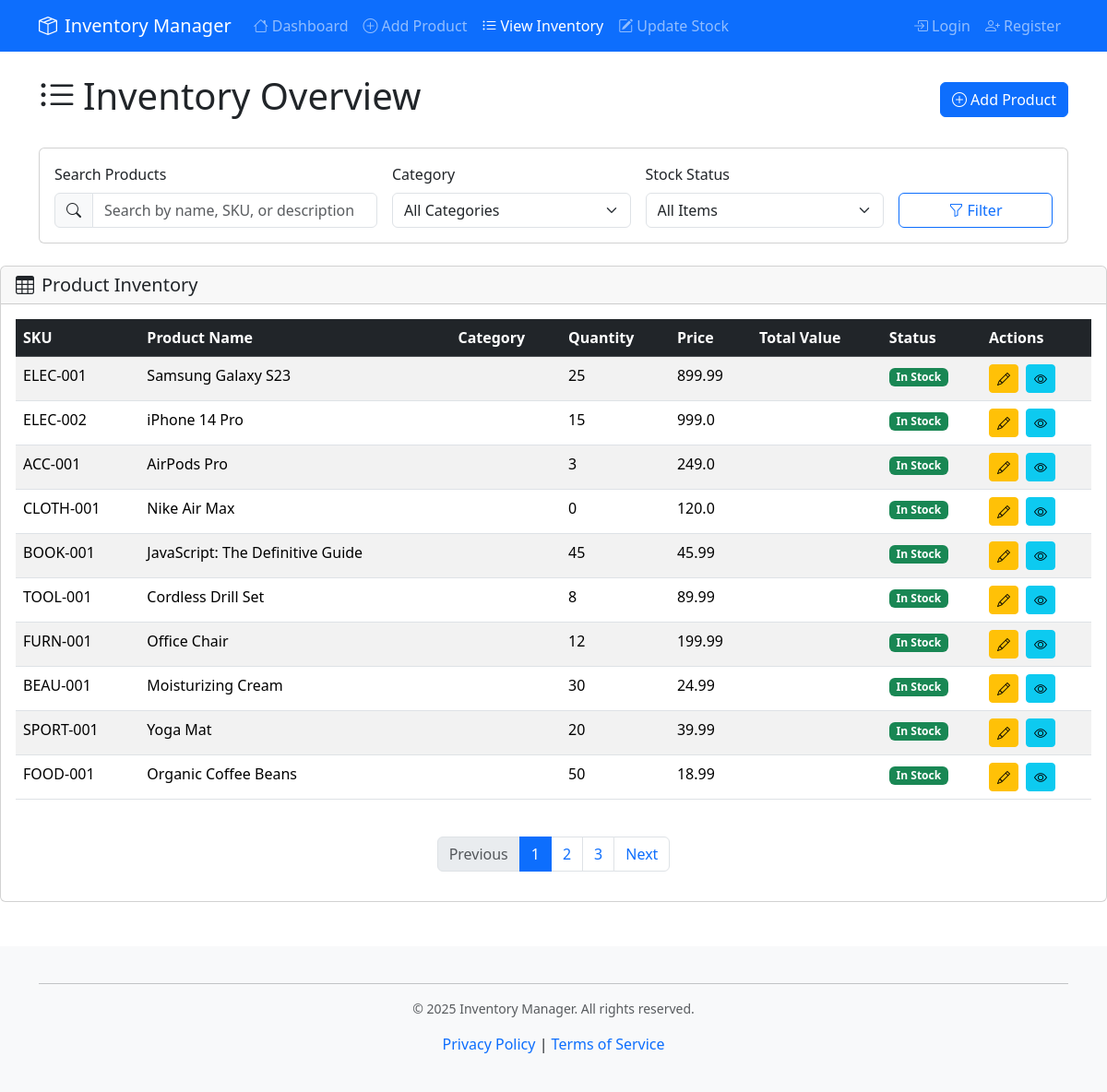
The app's page /view_inventory with its own data.
### tables this page shows
CREATE TABLE products (
    product_id INTEGER PRIMARY KEY AUTOINCREMENT,
    sku TEXT UNIQUE NOT NULL,
    product_name TEXT NOT NULL,
    category_id INTEGER,
    quantity INTEGER NOT NULL DEFAULT 0,
    price REAL NOT NULL CHECK (price >= 0),
    description TEXT,
    supplier TEXT,
    min_stock_level INTEGER DEFAULT 0,
    max_stock_level INTEGER,
    created_at DATETIME DEFAULT CURRENT_TIMESTAMP,
    updated_at DATETIME DEFAULT CURRENT_TIMESTAMP,
    FOREIGN KEY (category_id) REFERENCES product_categories(category_id)
);

### app.py (the view)
@app.route('/view_inventory')
def view_inventory():
    conn = sqlite3.connect('inventory.db')
    conn.row_factory = sqlite3.Row
    products = conn.execute('SELECT sku, product_name,quantity, price FROM products').fetchall()
    conn.close()
    return render_template('view-inventory.html',products=products)

### templates/view-inventory.html (shortened to what this page needs)
<!DOCTYPE html>
<html lang="en">
<head>
    <link href="https://cdn.jsdelivr.net/npm/bootstrap@5.3.8/dist/css/bootstrap.min.css" rel="stylesheet">
    <link href="https://cdn.jsdelivr.net/npm/bootstrap-icons@1.11.1/font/bootstrap-icons.css" rel="stylesheet">
</head>
<body>
    <header>
        <nav class="navbar navbar-expand-lg navbar-dark bg-primary" role="navigation" aria-label="Main navigation">
        <div class="container">
            <a class="navbar-brand" href="index.html">
                <i class="bi bi-box-seam me-2"></i>Inventory Manager
            </a>
            <div class="collapse navbar-collapse" id="navbarNav">
                <ul class="navbar-nav me-auto">
                    <li class="nav-item">
                        <a class="nav-link" href="index.html">
                            <i class="bi bi-house me-1"></i>Dashboard
                        </a>
                    </li>
                    <li class="nav-item">
                        <a class="nav-link" href="add-product.html">
                            <i class="bi bi-plus-circle me-1"></i>Add Product
                        </a>
                    </li>
                    <li class="nav-item">
                        <a class="nav-link active" href="view-inventory.html">
                            <i class="bi bi-list-ul me-1"></i>View Inventory
                        </a>
                    </li>
                    <li class="nav-item">
                        <a class="nav-link" href="update-stock.html">
                            <i class="bi bi-pencil-square me-1"></i>Update Stock
                        </a>
                    </li>
                </ul>
                <ul class="navbar-nav">
                    <li class="nav-item">
                        <a class="nav-link" href="login.html">
                            <i class="bi bi-box-arrow-in-right me-1"></i>Login
                        </a>
                    </li>
                    <li class="nav-item">
                        <a class="nav-link" href="register.html">
                            <i class="bi bi-person-plus me-1"></i>Register
                        </a>
                    </li>
                </ul>
            </div>
        </div>
    </nav>
    <div class="container mt-4">
        <div class="row">
            <div class="col-12">
                <div class="d-flex justify-content-between align-items-center mb-4">
                    <h1>
                        <i class="bi bi-list-ul me-2"></i>Inventory Overview
                    </h1>
                    <a href="add-product.html" class="btn btn-primary">
                        <i class="bi bi-plus-circle me-1"></i>Add Product
                    </a>
                </div>
            </div>
        </div>
        <div class="row mb-4">
            <div class="col-12">
                <div class="card">
                    <div class="card-body">
                        <div class="row g-3">
                            <div class="col-md-4">
                                <label for="searchInput" class="form-label">Search Products</label>
                                <div class="input-group">
                                    <span class="input-group-text">
                                        <i class="bi bi-search"></i>
                                    </span>
                                    <input type="text" class="form-control" id="searchInput" placeholder="Search by name, SKU, or description">
                                </div>
                            </div>
                            <div class="col-md-3">
                                <label for="categoryFilter" class="form-label">Category</label>
                                <select class="form-select" id="categoryFilter">
                                    <option value="">All Categories</option>
                                </select>
                            </div>
                            <div class="col-md-3">
                                <label for="stockFilter" class="form-label">Stock Status</label>
                                <select class="form-select" id="stockFilter">
                                    <option value="">All Items</option>
                                </select>
                            </div>
                            <div class="col-md-2">
                                <label class="form-label">&nbsp;</label>
                                <div class="d-grid">
                                    <button type="button" class="btn btn-outline-primary">
                                        <i class="bi bi-funnel me-1"></i>Filter
                                    </button>
                                </div>
                            </div>
                        </div>
                    </div>
                </div>
            </div>
        </div>
</div>
        <div class="row">
            <div class="col-12">
                <div class="card">
                    <div class="card-header">
                        <h5 class="mb-0">
                            <i class="bi bi-table me-2"></i>Product Inventory
                        </h5>
                    </div>
                    <div class="card-body">
                        <div class="table-responsive">
                            <table class="table table-striped table-hover">
                                <thead class="table-dark">
                                    <tr>
                                        <th scope="col">SKU</th>
                                        <th scope="col">Product Name</th>
                                        <th scope="col">Category</th>
                                        <th scope="col">Quantity</th>
                                        <th scope="col">Price</th>
                                        <th scope="col">Total Value</th>
                                        <th scope="col">Status</th>
                                        <th scope="col">Actions</th>
                                    </tr>
                                </thead>
                                <tbody>
                                    {% for product in products %}
                                    <tr>
                                        <td>{{product.sku}}</td>
                                        <td>{{product.product_name}}</td>
                                        <td></td>
                                        <td>{{product.quantity}}</td>
                                        <td>{{product.price}}</td>
                                        <td></td>
                                        <td><span class="badge bg-success">In Stock</span></td>
                                        <td>
                                            <button class="btn btn-sm btn-warning me-1">
                                                <i class="bi bi-pencil"></i>
                                            </button>
                                            <button class="btn btn-sm btn-info">
                                                <i class="bi bi-eye"></i>
                                            </button>
                                        </td>
                                    </tr>
                                    {% endfor %}
                                </tbody>
                            </table>
                        </div>
                        <nav aria-label="Inventory pagination" class="mt-4">
                            <ul class="pagination justify-content-center">
                                <li class="page-item disabled">
                                    <a class="page-link" href="#" tabindex="-1">Previous</a>
                                </li>
                                <li class="page-item active">
                                    <a class="page-link" href="#">1</a>
                                </li>
                                <li class="page-item">
                                    <a class="page-link" href="#">2</a>
                                </li>
                                <li class="page-item">
                                    <a class="page-link" href="#">3</a>
                                </li>
                                <li class="page-item">
                                    <a class="page-link" href="#">Next</a>
                                </li>
                            </ul>
                        </nav>
                    </div>
                </div>
            </div>
        </div>
    <footer class="bg-light mt-5 py-4">
        <div class="container">
            <hr class="my-3">
            <div class="row">
                <div class="col-12 text-center">
                    <p class="text-muted small">&copy; 2025 Inventory Manager. All rights reserved.</p>
                        <a href="#" class="text-decoration-none">Privacy Policy</a> |
                        <a href="#" class="text-decoration-none">Terms of Service</a>
                </div>
            </div>
        </div>
    </footer>
</body>
</html>

### records on screen
products: sku "ELEC-001", product_name "Samsung Galaxy S23", quantity "25", price "899.99"
products: sku "ELEC-002", product_name "iPhone 14 Pro", quantity "15", price "999.0"
products: sku "ACC-001", product_name "AirPods Pro", quantity "3", price "249.0"
products: sku "CLOTH-001", product_name "Nike Air Max", quantity "0", price "120.0"
products: sku "BOOK-001", product_name "JavaScript: The Definitive Guide", quantity "45", price "45.99"
products: sku "TOOL-001", product_name "Cordless Drill Set", quantity "8", price "89.99"
products: sku "FURN-001", product_name "Office Chair", quantity "12", price "199.99"
products: sku "BEAU-001", product_name "Moisturizing Cream", quantity "30", price "24.99"
products: sku "SPORT-001", product_name "Yoga Mat", quantity "20", price "39.99"
products: sku "FOOD-001", product_name "Organic Coffee Beans", quantity "50", price "18.99"
